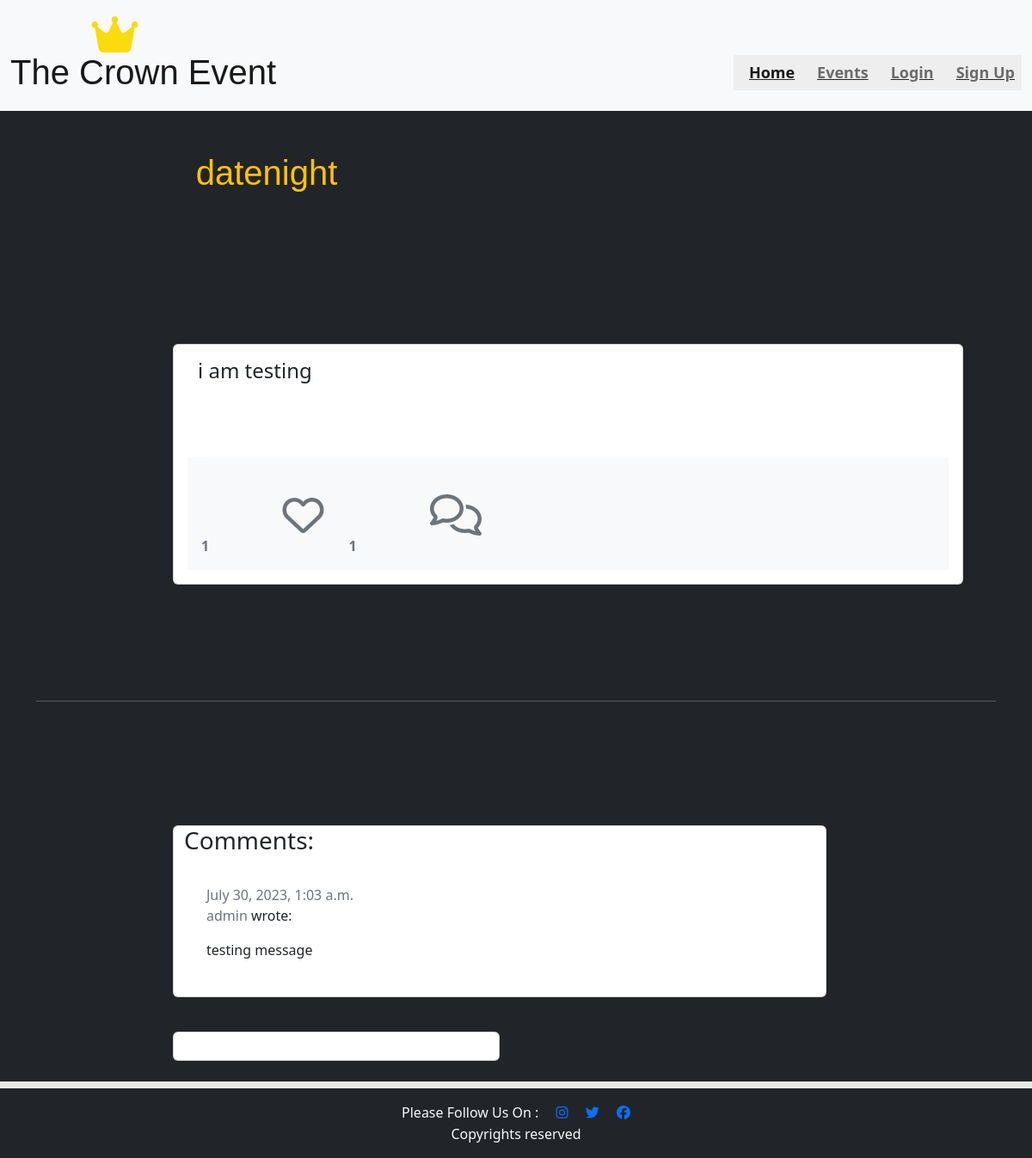
/detail/datenight, run on the app's committed database.
### eventbooking/models.py (models this page shows, shortened)
class Event(models.Model):
    title = models.CharField(max_length=200, unique=True)
    slug = models.SlugField(max_length=200, unique=True)
    featured_image = CloudinaryField('image', default='placeholder')
    description = models.TextField()
    created_on = models.DateTimeField(auto_now_add=True)
    updated_on = models.DateTimeField(auto_now=True)
    status = models.IntegerField(choices=STATUS, default=0)
    likes = models.ManyToManyField(
        User, related_name="event_likes", blank=True)
    class Meta:
        ordering = ['-created_on']
    def number_of_likes(self):
        return self.likes.count()

class Comment(models.Model):
    event = models.ForeignKey(Event, on_delete=models.CASCADE,
                              related_name="comments")
    username = models.CharField(max_length=80)
    useremail = models.EmailField()
    message = models.TextField()
    created_on = models.DateTimeField(auto_now_add=True)
    approved = models.BooleanField(default=False)
    class Meta:
        ordering = ["created_on"]

### eventbooking/views.py (the view, shortened to what this page needs)
# urls.py: path('detail/<slug:slug>', views.EventDetailView.as_view(), name='events_detail'),
class EventDetailView(View):
    template_name = 'events_detail'
    model = Event
    def get(self, request, slug, *args, **kwargs):
        queryset = Event.objects.filter(status=1)
        event = get_object_or_404(queryset, slug=slug)
        comments = event.comments.filter(approved=True).order_by("-created_on")
        liked = False
        if event.likes.filter(id=self.request.user.id).exists():
            liked = True
        return render(
            request,
            "events_detail.html",
            {
                "event": event,
                "comments": comments,
                "commented": False,
                "liked": liked,
                "comment_form": CommentForm()
            },
        )

### templates/events_detail.html (shortened to what this page needs)
{% extends 'base.html' %} {% block content %}
{% load crispy_forms_tags %}
<div class="container-fluid overflow-hidden bg-dark">
    <div class="container-img bg-dark">
        <div class="row g-0 my-4 mx-2 bg-dark text-light">
            <div class="col-lg-6 masthead-text bg-dark text-light">
                <h1 class="event-title text-center my-4 text-warning">{{ event.title }}</h1>
            </div>
            <div class="d-none d-md-block col-md-6 masthead-image">
            </div>
        </div>
    </div>
</div>
<div class="container-fluid overflow-hidden bg-dark">
    <div class="container">
        <div class="row bg-dark">
            <div class="col card mb-2  mt-3 left  top">
                <div class="card-body ">
                <h4 class="card-text">
                    {{ event.description | safe }}
                </h4>
                <div class="row bg-light">
                    <div class="col-2 p-3">
                        <strong>
                            {% if user.is_authenticated %}
                            <form class="d-inline" action="{% url 'event_like' event.slug %}" method="POST">
                                {% csrf_token %}
                                {% if liked %}
                                <button type="submit" name="event_id" value="{{event.slug}}" class="btn-like"><i class="fas fa-heart"></i></button>
                                {% else %}
                                <button type="submit" name="event_id" value="{{event.slug}}" class="btn-like"><i class="far fa-heart"></i></button>
                                {% endif %}
                            </form>
                            {% else %}
                            <span class="text-secondary"><i class="far fa-heart"></i></span>
                            {% endif %}
                        <span class="text-secondary">{{ event.number_of_likes }} </span>
                        </strong>
                    </div>
                    <div class="col-2 mx-4 p-3">
                        {% with comments.count as total_comments %}
                        <strong class="text-secondary"><i class="far fa-comments"></i>
                            {{ total_comments }}</strong>
                        {% endwith %}
                    </div>
                </div>
            </div>
        </div>
    </div>
    <div class="row bg-dark">
        <div class="col bg-dark text-light">
            <hr>
        </div>
    </div>
    <div class="row bg-dark">
        <div class="col-md-8 card mb-4  mt-3 ">
            <h3>Comments:</h3>
            <div class="card-body">
                {% for comment in comments %}
                <div class="comments" style="padding: 10px">
                    <p class="font-weight-bold">
                        <span class=" text-muted font-weight-normal">
                            {{ comment.created_on }}
                            <br>
                            {{ comment.username }}
                        </span> wrote:
                    </p>
                    {{ comment.message | linebreaks }}
                </div>
                {% endfor %}
            </div>
        </div>
        <div class="col-md-4 card mb-4  mt-3 ">
            <div class="card-body">
            </div>
        </div>
    </div>
</div>
{% endblock content %}

### static/css/style.css (style rules this page uses)
body { background-color: rgba(216, 214, 212, 0.541); background-image: url('https://res.cloudinary.com/doqqdubuq/image/upload/t_Banner 16:9/v1689110187/enmanuel-betances-santos-ZZybvrJA8uo-unsplash_1_ammgym.jpg'); background-position:center; background-repeat: no-repeat; background-size: cover; height: 100vh; width: 100%; }
h1 { font-family: 'Franklin Gothic Medium', 'Arial Narrow', Arial, sans-serif; letter-spacing: 0px; }
.container-fluid i { font-size: xxx-large; margin-top: 0.7cm; margin-left: 2.5cm; }
.card { margin-right: 50px }
.row { background-color: rgba(216, 214, 212, 0.541); margin-top: 10%; }
.card { margin-left: 15%; }

### data on the page
Event: title "datenight", description "i am testing", number_of_likes "1"
Comment: created_on "July 30, 2023, 1:03 a.m.", username "admin", message "testing message"

### other printed values
{{ total_comments }} "1"
